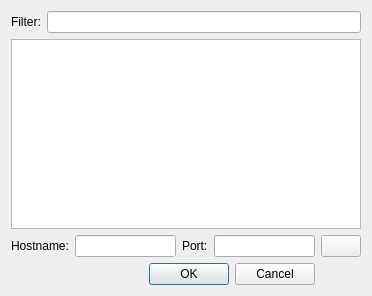
<?xml version="1.0" encoding="UTF-8"?>
<ui version="4.0">
 <class>ChooseProcess</class>
 <widget class="QDialog" name="ChooseProcess">
  <property name="geometry">
   <rect>
    <x>0</x>
    <y>0</y>
    <width>372</width>
    <height>296</height>
   </rect>
  </property>
  <property name="windowTitle">
   <string>Choose a target to attach</string>
  </property>
  <layout class="QGridLayout" name="gridLayout">
   <item row="0" column="0">
    <widget class="QLabel" name="label">
     <property name="text">
      <string>Filter:</string>
     </property>
    </widget>
   </item>
   <item row="2" column="0" colspan="2">
    <widget class="QLabel" name="label_2">
     <property name="text">
      <string>Hostname:</string>
     </property>
    </widget>
   </item>
   <item row="2" column="2">
    <widget class="QLineEdit" name="mHostEdit"/>
   </item>
   <item row="2" column="3">
    <widget class="QLabel" name="label_3">
     <property name="text">
      <string>Port:</string>
     </property>
    </widget>
   </item>
   <item row="2" column="4">
    <widget class="QLineEdit" name="mPortEdit">
     <property name="sizePolicy">
      <sizepolicy hsizetype="Expanding" vsizetype="Fixed">
       <horstretch>0</horstretch>
       <verstretch>0</verstretch>
      </sizepolicy>
     </property>
    </widget>
   </item>
   <item row="3" column="2" colspan="3">
    <widget class="QDialogButtonBox" name="mButtonBox">
     <property name="orientation">
      <enum>Qt::Horizontal</enum>
     </property>
     <property name="standardButtons">
      <set>QDialogButtonBox::Cancel|QDialogButtonBox::Ok</set>
     </property>
    </widget>
   </item>
   <item row="2" column="5">
    <widget class="QPushButton" name="mRefreshButton">
     <property name="text">
      <string/>
     </property>
     <property name="icon">
      <iconset resource="../../ART.qrc">
       <normaloff>:/images/refresh.png</normaloff>:/images/refresh.png</iconset>
     </property>
    </widget>
   </item>
   <item row="1" column="0" colspan="6">
    <widget class="QTableWidget" name="mTableWidget"/>
   </item>
   <item row="0" column="1" colspan="5">
    <widget class="QLineEdit" name="mFilterEdit"/>
   </item>
  </layout>
 </widget>
 <resources>
  <include location="../../ART.qrc"/>
 </resources>
 <connections>
  <connection>
   <sender>mButtonBox</sender>
   <signal>accepted()</signal>
   <receiver>ChooseProcess</receiver>
   <slot>accept()</slot>
   <hints>
    <hint type="sourcelabel">
     <x>248</x>
     <y>254</y>
    </hint>
    <hint type="destinationlabel">
     <x>157</x>
     <y>274</y>
    </hint>
   </hints>
  </connection>
  <connection>
   <sender>mButtonBox</sender>
   <signal>rejected()</signal>
   <receiver>ChooseProcess</receiver>
   <slot>reject()</slot>
   <hints>
    <hint type="sourcelabel">
     <x>316</x>
     <y>260</y>
    </hint>
    <hint type="destinationlabel">
     <x>286</x>
     <y>274</y>
    </hint>
   </hints>
  </connection>
 </connections>
</ui>
